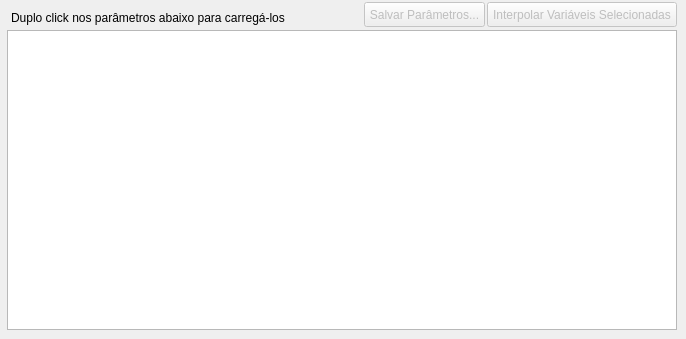
       <widget class="QWidget" name="tab_14">
        <attribute name="title">
         <string>Parâmetros Salvos</string>
        </attribute>
        <widget class="QTableWidget" name="datatable_semivariogramas">
         <property name="geometry">
          <rect>
           <x>7</x>
           <y>30</y>
           <width>670</width>
           <height>300</height>
          </rect>
         </property>
         <property name="alternatingRowColors">
          <bool>true</bool>
         </property>
        </widget>
        <widget class="QLabel" name="label_5">
         <property name="geometry">
          <rect>
           <x>11</x>
           <y>10</y>
           <width>350</width>
           <height>16</height>
          </rect>
         </property>
         <property name="text">
          <string>Duplo click nos parâmetros abaixo para carregá-los</string>
         </property>
        </widget>
        <widget class="QPushButton" name="pushButton_Krigagem_All_Variables">
         <property name="enabled">
          <bool>false</bool>
         </property>
         <property name="geometry">
          <rect>
           <x>487</x>
           <y>2</y>
           <width>190</width>
           <height>25</height>
          </rect>
         </property>
         <property name="text">
          <string>Interpolar Variáveis Selecionadas</string>
         </property>
        </widget>
        <widget class="QPushButton" name="pushButton_VariogramaSave">
         <property name="enabled">
          <bool>false</bool>
         </property>
         <property name="geometry">
          <rect>
           <x>364</x>
           <y>2</y>
           <width>121</width>
           <height>25</height>
          </rect>
         </property>
         <property name="text">
          <string>Salvar Parâmetros...</string>
         </property>
        </widget>
       </widget>
